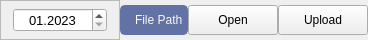
       <widget class="QFrame" name="frame_Update">
        <property name="minimumSize">
         <size>
          <width>0</width>
          <height>40</height>
         </size>
        </property>
        <property name="maximumSize">
         <size>
          <width>16777215</width>
          <height>40</height>
         </size>
        </property>
        <layout class="QHBoxLayout" name="horizontalLayout_4">
         <property name="spacing">
          <number>0</number>
         </property>
         <property name="leftMargin">
          <number>0</number>
         </property>
         <property name="topMargin">
          <number>0</number>
         </property>
         <property name="rightMargin">
          <number>0</number>
         </property>
         <property name="bottomMargin">
          <number>0</number>
         </property>
         <item>
          <widget class="QFrame" name="frame_4">
           <property name="minimumSize">
            <size>
             <width>0</width>
             <height>40</height>
            </size>
           </property>
           <layout class="QHBoxLayout" name="horizontalLayout_5">
            <property name="spacing">
             <number>0</number>
            </property>
            <property name="leftMargin">
             <number>0</number>
            </property>
            <property name="topMargin">
             <number>0</number>
            </property>
            <property name="rightMargin">
             <number>0</number>
            </property>
            <property name="bottomMargin">
             <number>0</number>
            </property>
            <item>
             <widget class="QFrame" name="frame_6">
              <property name="minimumSize">
               <size>
                <width>120</width>
                <height>40</height>
               </size>
              </property>
              <property name="maximumSize">
               <size>
                <width>150</width>
                <height>40</height>
               </size>
              </property>
              <property name="frameShape">
               <enum>QFrame::StyledPanel</enum>
              </property>
              <property name="frameShadow">
               <enum>QFrame::Raised</enum>
              </property>
              <layout class="QVBoxLayout" name="verticalLayout_5">
               <property name="spacing">
                <number>0</number>
               </property>
               <property name="leftMargin">
                <number>12</number>
               </property>
               <property name="topMargin">
                <number>0</number>
               </property>
               <property name="rightMargin">
                <number>12</number>
               </property>
               <property name="bottomMargin">
                <number>0</number>
               </property>
               <item>
                <widget class="QDateEdit" name="rep_date">
                 <property name="font">
                  <font>
                   <pointsize>10</pointsize>
                  </font>
                 </property>
                 <property name="alignment">
                  <set>Qt::AlignCenter</set>
                 </property>
                 <property name="dateTime">
                  <datetime>
                   <hour>3</hour>
                   <minute>0</minute>
                   <second>0</second>
                   <year>2023</year>
                   <month>1</month>
                   <day>1</day>
                  </datetime>
                 </property>
                 <property name="maximumDate">
                  <date>
                   <year>10000</year>
                   <month>1</month>
                   <day>1</day>
                  </date>
                 </property>
                 <property name="maximumTime">
                  <time>
                   <hour>2</hour>
                   <minute>59</minute>
                   <second>59</second>
                  </time>
                 </property>
                 <property name="minimumTime">
                  <time>
                   <hour>3</hour>
                   <minute>0</minute>
                   <second>0</second>
                  </time>
                 </property>
                 <property name="displayFormat">
                  <string>MM.yyyy</string>
                 </property>
                 <property name="timeSpec">
                  <enum>Qt::LocalTime</enum>
                 </property>
                 <property name="date">
                  <date>
                   <year>2023</year>
                   <month>1</month>
                   <day>1</day>
                  </date>
                 </property>
                </widget>
               </item>
              </layout>
             </widget>
            </item>
            <item>
             <widget class="QLabel" name="label_orders_File">
              <property name="minimumSize">
               <size>
                <width>0</width>
                <height>30</height>
               </size>
              </property>
              <property name="maximumSize">
               <size>
                <width>16777215</width>
                <height>30</height>
               </size>
              </property>
              <property name="styleSheet">
               <string notr="true">background-color: #6272a4;
border-radius: 5px;
border: 2px solid #6272a4;
padding-left: 10px;
selection-color: rgb(255, 255, 255);
selection-background-color: rgb(255, 121, 198);
color: #f8f8f2;</string>
              </property>
              <property name="text">
               <string>File Path</string>
              </property>
             </widget>
            </item>
           </layout>
          </widget>
         </item>
         <item>
          <widget class="QFrame" name="frame_5">
           <property name="minimumSize">
            <size>
             <width>120</width>
             <height>40</height>
            </size>
           </property>
           <property name="maximumSize">
            <size>
             <width>250</width>
             <height>16777215</height>
            </size>
           </property>
           <layout class="QHBoxLayout" name="horizontalLayout_3">
            <property name="spacing">
             <number>0</number>
            </property>
            <property name="leftMargin">
             <number>0</number>
            </property>
            <property name="topMargin">
             <number>0</number>
            </property>
            <property name="rightMargin">
             <number>0</number>
            </property>
            <property name="bottomMargin">
             <number>0</number>
            </property>
            <item>
             <widget class="QPushButton" name="btn_open_file">
              <property name="minimumSize">
               <size>
                <width>90</width>
                <height>30</height>
               </size>
              </property>
              <property name="maximumSize">
               <size>
                <width>90</width>
                <height>16777215</height>
               </size>
              </property>
              <property name="text">
               <string>Open</string>
              </property>
              <property name="icon">
               <iconset resource="../../static/resource.qrc">
                <normaloff>:/icon/icon/folder.svg</normaloff>:/icon/icon/folder.svg</iconset>
              </property>
             </widget>
            </item>
            <item>
             <widget class="QPushButton" name="btn_upload_file">
              <property name="minimumSize">
               <size>
                <width>90</width>
                <height>30</height>
               </size>
              </property>
              <property name="maximumSize">
               <size>
                <width>90</width>
                <height>16777215</height>
               </size>
              </property>
              <property name="text">
               <string>Upload</string>
              </property>
              <property name="icon">
               <iconset resource="../../static/resource.qrc">
                <normaloff>:/icon/icon/upload.svg</normaloff>:/icon/icon/upload.svg</iconset>
              </property>
             </widget>
            </item>
           </layout>
          </widget>
         </item>
        </layout>
       </widget>
